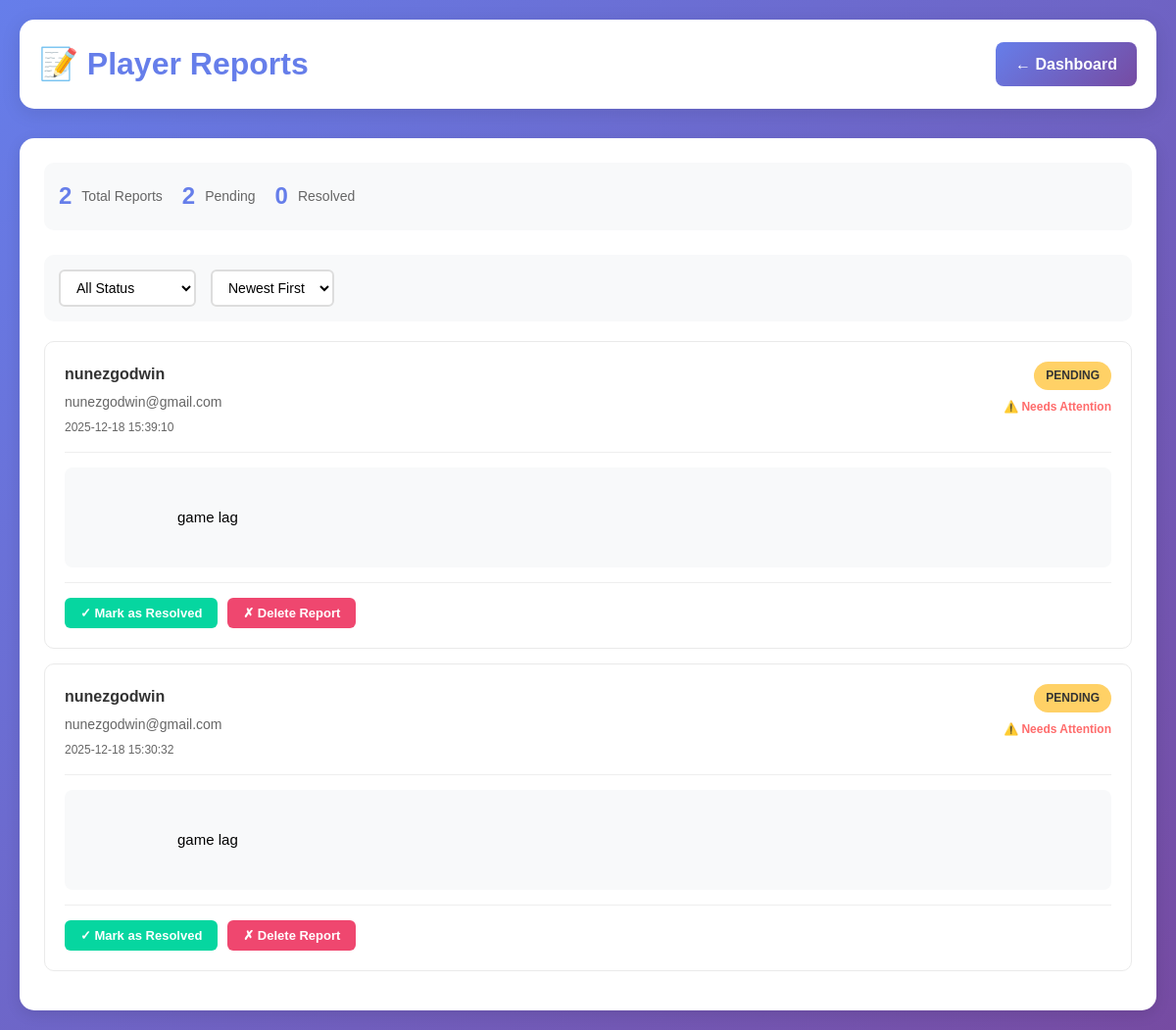
The page /admin/reports (signed in) on the database its author committed.
### tables this page shows
CREATE TABLE reports (
            id INTEGER PRIMARY KEY AUTOINCREMENT,
            user_id INTEGER NOT NULL,
            message TEXT NOT NULL,
            status TEXT DEFAULT 'pending',
            created_at TIMESTAMP DEFAULT CURRENT_TIMESTAMP,
            FOREIGN KEY(user_id) REFERENCES users(id)
        );

CREATE TABLE users (
            id INTEGER PRIMARY KEY AUTOINCREMENT,
            username TEXT NOT NULL UNIQUE,
            email TEXT NOT NULL UNIQUE,
            password TEXT NOT NULL,
            role TEXT DEFAULT 'player',
            status TEXT DEFAULT 'active',
            created_at TIMESTAMP DEFAULT CURRENT_TIMESTAMP,
            last_login TIMESTAMP
        );

### app.py (the view)
@app.route("/admin/reports")
@admin_required
def admin_reports():
    conn = get_db_connection()
    cursor = conn.cursor()
    cursor.execute(
        """
        SELECT r.*, u.username, u.email
        FROM reports r
        JOIN users u ON r.user_id = u.id
        ORDER BY r.created_at DESC
    """
    )
    reports = [dict(row) for row in cursor.fetchall()]
    conn.close()
    return render_template("admin/reports.html", reports=reports)

### app.py (called while the page is built)
def get_db_connection():
    conn = sqlite3.connect(Config.DATABASE_PATH)
    conn.row_factory = sqlite3.Row
    return conn

def admin_required(f):
    @wraps(f)
    def decorated_function(*args, **kwargs):
        if "user_id" not in session:
            return redirect(url_for("signin"))
        conn = get_db_connection()
        cursor = conn.cursor()
        cursor.execute("SELECT role FROM users WHERE id = ?", (session["user_id"],))
        user = cursor.fetchone()
        conn.close()
        if not user or user["role"] != "admin":
            flash("Admin access required", "error")
            return redirect(url_for("player_menu"))
        return f(*args, **kwargs)
    return decorated_function

### templates/admin/reports.html (shortened to what this page needs)
<!DOCTYPE html>
<html lang="en">
<head>
    <link rel="stylesheet" href="/static/css/style.css">
</head>
<body>
    <div class="container">
        <div class="header">
            <h1>📝 Player Reports</h1>
            <div class="controls">
                <a href="/admin/dashboard" class="btn btn-primary">← Dashboard</a>
            </div>
        </div>
        <div class="reports-container">
            <div class="stats-bar">
                <div class="stat-item">
                    <div class="stat-number">{{ reports|length }}</div>
                    <div class="stat-label">Total Reports</div>
                </div>
                <div class="stat-item">
                    <div class="stat-number">{{ reports|selectattr('status', 'equalto', 'pending')|list|length }}</div>
                    <div class="stat-label">Pending</div>
                </div>
                <div class="stat-item">
                    <div class="stat-number">{{ reports|selectattr('status', 'equalto', 'resolved')|list|length }}</div>
                    <div class="stat-label">Resolved</div>
                </div>
            </div>
            <div class="filters">
                <select id="statusFilter" onchange="filterReports()">
                    <option value="all">All Status</option>
                </select>
                <select id="sortFilter" onchange="filterReports()">
                    <option value="newest">Newest First</option>
                </select>
            </div>
            {% if reports %}
                {% for report in reports %}
                <div class="report-item" data-status="{{ report.status }}" data-date="{{ report.created_at }}">
                    <div class="report-header">
                        <div class="reporter-info">
                            <div class="reporter-name">{{ report.username }}</div>
                            <div class="reporter-email">{{ report.email }}</div>
                            <div class="timestamp">{{ report.created_at }}</div>
                        </div>
                        <div class="report-meta">
                            <span class="status-badge status-{{ report.status }}">
                                {{ report.status|upper }}
                            </span>
                            {% if report.status == 'pending' %}
                            <span class="timestamp" style="color: #ff6b6b; font-weight: bold;">⚠️ Needs Attention</span>
                            {% else %}
                            <span class="timestamp" style="color: #06d6a0;">✓ Resolved</span>
                            {% endif %}
                        </div>
                    </div>
                    <div class="report-message">
                        {{ report.message }}
                    </div>
                    {% if report.status == 'pending' %}
                    <div class="action-buttons">
                        <form method="POST" action="/admin/report/{{ report.id }}/resolve" style="display: inline;">
                            <button type="submit" class="action-btn btn-resolve" onclick="return confirm('Mark this report as resolved?')">
                                ✓ Mark as Resolved
                            </button>
                        </form>
                        <form method="POST" action="/admin/report/{{ report.id }}/delete" style="display: inline;">
                            <button type="submit" class="action-btn btn-delete" onclick="return confirm('Are you sure you want to delete this report?')">
                                ✗ Delete Report
                            </button>
                        </form>
                    </div>
                    {% endif %}
                </div>
                {% endfor %}
            {% endif %}
        </div>
    </div>
</body>
</html>

### static/css/style.css (style rules this page uses)
* { margin: 0; padding: 0; box-sizing: border-box; }
body { font-family: 'Arial', sans-serif; line-height: 1.6; }
.btn { display: inline-block; padding: 10px 20px; border-radius: 5px; text-decoration: none; font-weight: bold; cursor: pointer; border: none; transition: all 0.3s; }
.btn-primary { background: #667eea; color: white; }

### templates/admin/reports.html (style rules this page uses)
body { background: linear-gradient(135deg, #667eea 0%, #764ba2 100%); min-height: 100vh; padding: 20px; font-family: 'Arial', sans-serif; }
.container { max-width: 1200px; margin: 0 auto; }
.header { display: flex; justify-content: space-between; align-items: center; margin-bottom: 30px; padding: 20px; background: white; border-radius: 15px; box-shadow: 0 4px 20px rgba(0, 0, 0, 0.1); }
.header h1 { color: #667eea; margin: 0; display: flex; align-items: center; gap: 10px; }
.controls { display: flex; gap: 15px; align-items: center; }
.btn { padding: 10px 20px; border-radius: 8px; border: none; font-weight: bold; cursor: pointer; text-decoration: none; display: inline-flex; align-items: center; gap: 8px; transition: transform 0.2s; }
.btn-primary { background: linear-gradient(135deg, #667eea 0%, #764ba2 100%); color: white; }
.reports-container { background: white; border-radius: 15px; padding: 25px; box-shadow: 0 4px 15px rgba(0, 0, 0, 0.1); }
.filters { display: flex; gap: 15px; margin-bottom: 20px; padding: 15px; background: #f8f9fa; border-radius: 10px; flex-wrap: wrap; }
select { padding: 8px 12px; border-radius: 6px; border: 2px solid #ddd; background: white; font-size: 14px; }
.report-item { background: #fff; border-radius: 10px; padding: 20px; margin-bottom: 15px; border: 1px solid #eaeaea; transition: all 0.3s; }
.report-header { display: flex; justify-content: space-between; align-items: flex-start; margin-bottom: 15px; padding-bottom: 15px; border-bottom: 1px solid #eee; }
.reporter-info { flex: 1; }
.reporter-name { font-weight: bold; color: #333; font-size: 16px; margin-bottom: 5px; }
.reporter-email { color: #666; font-size: 14px; margin-bottom: 5px; }
.report-meta { display: flex; flex-direction: column; align-items: flex-end; gap: 8px; }
.status-badge { padding: 5px 12px; border-radius: 15px; font-size: 12px; font-weight: bold; text-transform: uppercase; }
.status-pending { background: #ffd166; color: #333; }
.timestamp { color: #666; font-size: 12px; }
.report-message { background: #f8f9fa; padding: 15px; border-radius: 8px; margin: 15px 0; line-height: 1.6; font-size: 15px; white-space: pre-wrap; word-wrap: break-word; }
.action-buttons { display: flex; gap: 10px; margin-top: 15px; padding-top: 15px; border-top: 1px solid #eee; }
.action-btn { padding: 8px 16px; border-radius: 6px; border: none; font-size: 13px; font-weight: bold; cursor: pointer; transition: all 0.2s; display: inline-flex; align-items: center; gap: 6px; }
.btn-resolve { background: #06d6a0; color: white; }
.btn-delete { background: #ef476f; color: white; }
.stats-bar { display: flex; gap: 20px; margin-bottom: 25px; padding: 15px; background: #f8f9fa; border-radius: 10px; flex-wrap: wrap; }
.stat-item { display: flex; align-items: center; gap: 10px; }
.stat-number { font-size: 24px; font-weight: bold; color: #667eea; }
.stat-label { color: #666; font-size: 14px; }

### rows shown on the page
reports: username "nunezgodwin", email "nunezgodwin@gmail.com", created_at "2025-12-18 15:39:10", status "PENDING", shows "⚠️ Needs Attention", message "game lag"
reports: username "nunezgodwin", email "nunezgodwin@gmail.com", created_at "2025-12-18 15:30:32", status "PENDING", shows "⚠️ Needs Attention", message "game lag"

### other values the page prints
{{ reports|length }} "2"
{{ reports|selectattr('status', 'equalto', 'pending')|list|length }} "2"
{{ reports|selectattr('status', 'equalto', 'resolved')|list|length }} "0"
